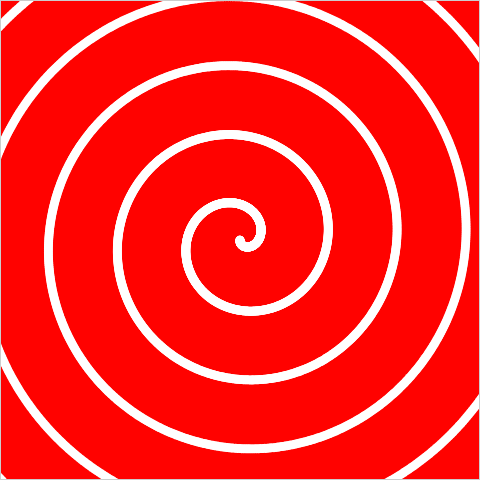
Frame 1 (no input)
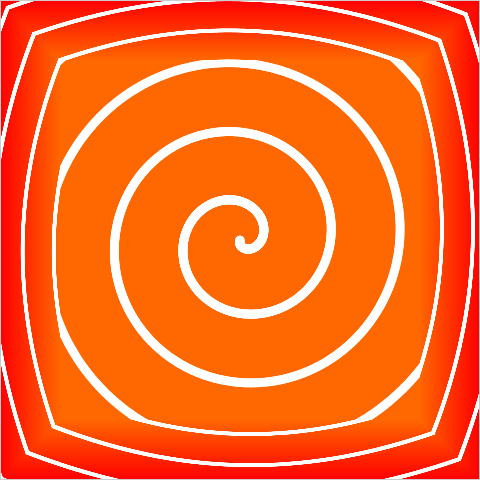
Frame 60 (no input)
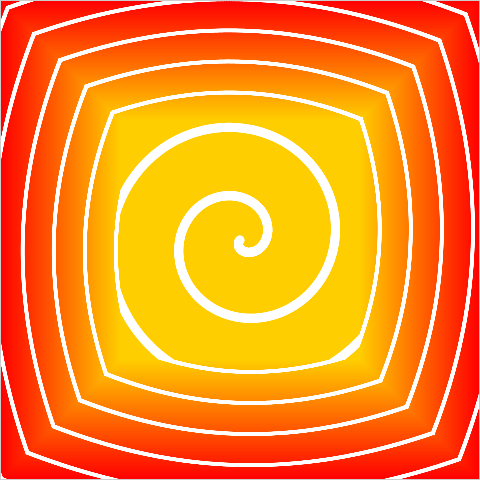
Frame 120 (the mouse pressed at the canvas centre since frame 60)

The p5.js sketch that drew these frames (run headless with seeded random() and noise() and a simulated clock; from frame 60 on, the mouse is pressed at the canvas centre):

// p5.js sketch
// ── sketch.js
// ClipSpiral (p5.js 2.3.4 port of a #p5t Processing sketch)
// https://github.com/madparker/-p5t/blob/main/%23p5t/ArtSketch/10_28_2020/ClipSpiral/ClipSpiral.pde
// #p5t/ArtSketch/10_28_2020/ClipSpiral/ClipSpiral.pde

let f = 0, i, l = 1, m = 0, c = 480;

function setup() {
  createCanvas(480, 480); // frame.setSize(480, 480) in draw()
  background(204); // Processing default background
}

function draw() {
  m++;
  noStroke();
  colorMode(HSB, 99);
  f += l;
  l *= f < 0 || f > 240 ? -1 : 1;
  // Processing's clip(x, y, w, h); p5 1.x has no rectangle clip.
  push();
  drawingContext.beginPath();
  drawingContext.rect(f, f, c - f * 2, c - f * 2);
  drawingContext.clip();
  fill((m / 9) % 99, 99, 99);
  rect(f, f, c - f * 2, c - f * 2);
  fill('#FFFFFF'); // fill(-1)
  translate(240, 240);
  rotate(f / 9);
  for (i = 0; i++ < 480 * 9; ) circle((sin(i / 99) * i) / 9, (cos(i / 99) * i) / 9, 9);
  pop();
}
//#p5t

// ---- Original Processing source: #p5t/ArtSketch/10_28_2020/ClipSpiral/ClipSpiral.pde
/*
float f,i,l=1,m,c=480;void draw(){m++;frame.setSize(480,480);noStroke();colorMode(3,99);f+=l;l*=f<0|f>240?-1:1;clip(f,f,c-f*2,c-f*2);fill((m/9)%99,99,99);rect(f,f,c-f*2,c-f*2);fill(-1);translate(240,240);rotate(f/9);for(i=0;i++<480*9;)circle(sin(i/99)*i/9,cos(i/99)*i/9,9);}//#p5t
*/
